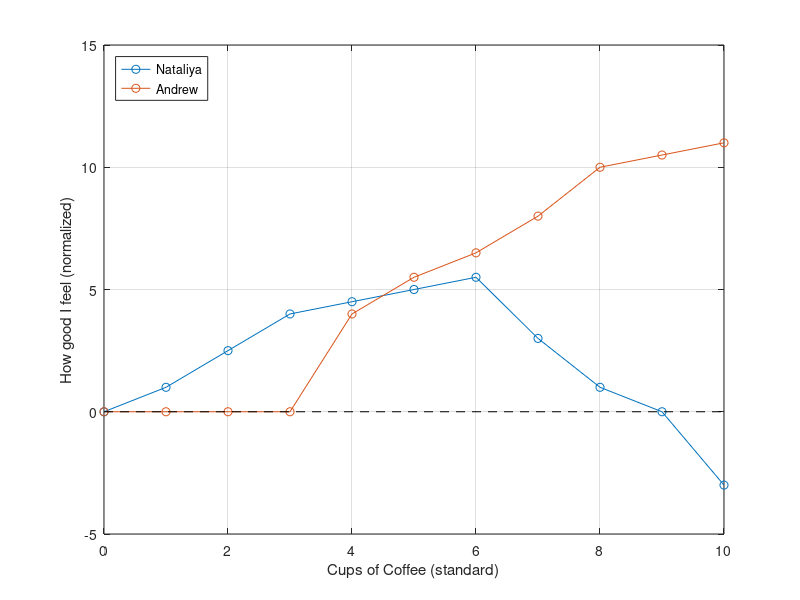

The MATLAB script that drew this image:
% plot of how good i feel vs. coffee consumption

% create fig
figure; hold on

% generate data (very experimental)
coffeeCups = [0:10];
goodness_NR = [0, 1, 2.5, 4, 4.5, 5, 5.5, 3, 1, 0, -3];
goodness_AS = [0, 0, 0, 0, 4, 5.5, 6.5, 8, 10, 10.5, 11];

% create plot
plot(coffeeCups, goodness_NR, '-o')
plot(coffeeCups, goodness_AS, '-o')
plot([0,10],[0,0], '--k') % base line of neutrality
xlabel('Cups of Coffee (standard)')
ylabel('How good I feel (normalized)')
legend('Nataliya', 'Andrew', 'Location', 'northwest')
grid on
box on 